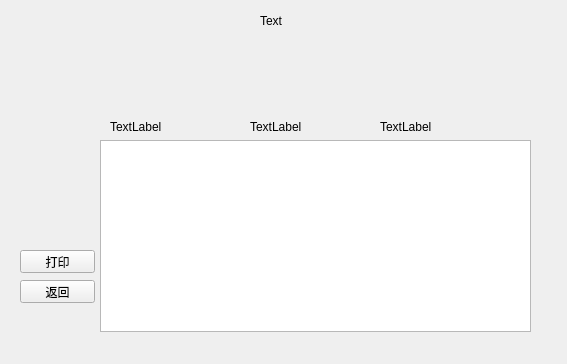
<?xml version="1.0" encoding="UTF-8"?>
<ui version="4.0">
 <class>SimpleBillWindow</class>
 <widget class="QWidget" name="SimpleBillWindow">
  <property name="geometry">
   <rect>
    <x>0</x>
    <y>0</y>
    <width>567</width>
    <height>364</height>
   </rect>
  </property>
  <property name="windowTitle">
   <string>Form</string>
  </property>
  <widget class="QListWidget" name="sim_listWidget">
   <property name="geometry">
    <rect>
     <x>100</x>
     <y>140</y>
     <width>431</width>
     <height>192</height>
    </rect>
   </property>
  </widget>
  <widget class="QPushButton" name="pushButton_back">
   <property name="geometry">
    <rect>
     <x>20</x>
     <y>280</y>
     <width>75</width>
     <height>23</height>
    </rect>
   </property>
   <property name="text">
    <string>返回</string>
   </property>
  </widget>
  <widget class="QPushButton" name="pushButton_print">
   <property name="geometry">
    <rect>
     <x>20</x>
     <y>250</y>
     <width>75</width>
     <height>23</height>
    </rect>
   </property>
   <property name="text">
    <string>打印</string>
   </property>
  </widget>
  <widget class="QLabel" name="sim_label">
   <property name="geometry">
    <rect>
     <x>260</x>
     <y>10</y>
     <width>71</width>
     <height>21</height>
    </rect>
   </property>
   <property name="text">
    <string>Text</string>
   </property>
  </widget>
  <widget class="QWidget" name="sim_c_widget" native="true">
   <property name="geometry">
    <rect>
     <x>100</x>
     <y>109</y>
     <width>431</width>
     <height>31</height>
    </rect>
   </property>
   <widget class="QLabel" name="sim_user">
    <property name="geometry">
     <rect>
      <x>10</x>
      <y>10</y>
      <width>101</width>
      <height>16</height>
     </rect>
    </property>
    <property name="text">
     <string>TextLabel</string>
    </property>
   </widget>
   <widget class="QLabel" name="sim_room">
    <property name="geometry">
     <rect>
      <x>150</x>
      <y>10</y>
      <width>91</width>
      <height>16</height>
     </rect>
    </property>
    <property name="text">
     <string>TextLabel</string>
    </property>
   </widget>
   <widget class="QLabel" name="sim_times">
    <property name="geometry">
     <rect>
      <x>280</x>
      <y>10</y>
      <width>101</width>
      <height>16</height>
     </rect>
    </property>
    <property name="text">
     <string>TextLabel</string>
    </property>
   </widget>
  </widget>
 </widget>
 <resources/>
 <connections/>
</ui>
